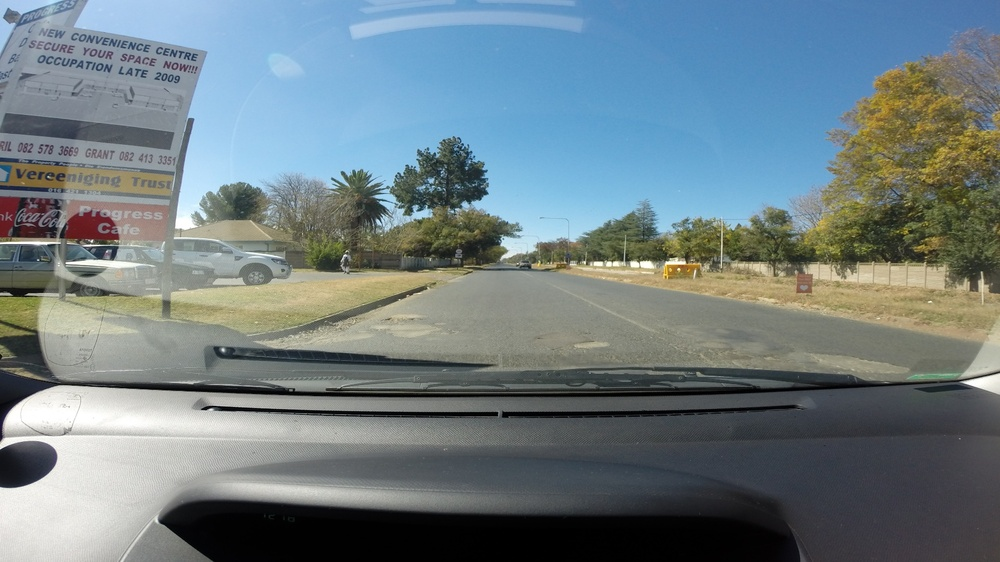
#> input picture img_processing/input_images/images/G0011196.jpg, 1000 x 562 px, shrunk from 1920 x 1080 before the run, found by its file name; its folder holds only this picture in this run
$ jupyter execute --allow-errors RoadDamage_Cloud.ipynb   (shell and % lines are left out)
#> lines starting #> are read from the running program, lines starting #| are printed output that depends on the picture; after the words box and inside, x2 and y2 are one past the last pixel; in counts of white or black regions, pixels touching at a corner belong together
<a href="https://colab.research.google.com/github/YuXuan20040221/GDpj/blob/cloud/RoadDamage_Cloud.ipynb" target="_parent"></a>

# 道路安全

注意事項:

* 需要用到GPU到 執行階段 > 變更執行階段類型去設定
* 打 "*" 號的地方是剛開始(打開colab)時需要執行的
* 要換資料集到"資料集設定" (旁邊的目錄有寫)
* 設定修改之後要先跑一次讓他寫進檔案才有效
* 調整參數到"訓練"

# *掛載 Google Drive
讓 Colab 讀取放在雲端硬碟的資料集
(這邊不用動)

[cell 1]
from google.colab import drive
drive.mount('/content/drive')

# *安裝相關套件

* 解yaml的
* 計算指標工具

先當作沒看到要轉成新的在下面

# 設定(yaml)

## 資料集設定:

自行修改資料集目錄路徑

[cell 2]
# 定義train.yaml ->
yaml_content = """
path: /content/drive/MyDrive/datasets  # 整體資料集根目錄
train: Processed/TL2GF/images # 訓練用資料夾位置
val: Processed/TL2GF/images # 驗證用資料夾位置

nc: 3 # 類別個數
names: names: ["pothole", "Linear crack", "alligator crack"] # 類別名稱[洞、裂縫、鱷魚裂紋]

"""

# 寫入雲端 ->
with open("/content/drive/MyDrive/datasets/train.yaml", "w") as f:
    f.write(yaml_content)

# 訓練

# 整合資料
洞從yaml轉

linear crack 資料mask轉換成txt

[cell 3]
import os
import shutil
import json
import cv2
import numpy as np
from tqdm import tqdm

edmcrack_root = "/content/drive/MyDrive/datasets/EdmCrack600"
alligator_root = "/content/drive/MyDrive/datasets/ALLIGATOR CRACK-1.v1i.coco/train"
pothole_root = "/content/drive/MyDrive/datasets/Processed/TL2GF"

output_root = "/content/drive/MyDrive/datasets/cloudDataset"
images_out = os.path.join(output_root, "images")
labels_out = os.path.join(output_root, "labels")

os.makedirs(images_out, exist_ok=True)
os.makedirs(labels_out, exist_ok=True)

cls_map = {
    "pothole": 0,
    "linear_crack": 1,
    "alligator_crack": 2,
}

def mask_to_yolo(box, img_w, img_h):
    x_center = (box[0] + box[2]) / 2.0 / img_w
    y_center = (box[1] + box[3]) / 2.0 / img_h
    w = (box[2] - box[0]) / img_w
    h = (box[3] - box[1]) / img_h
    return [x_center, y_center, w, h]

print("開始轉換 EdmCrack600 (linear crack) ...")
edm_images_dir = os.path.join(edmcrack_root, "images")
edm_ann_dir = os.path.join(edmcrack_root, "annotations")

for fname in tqdm(os.listdir(edm_images_dir)):
    if not fname.endswith((".png", ".jpg", ".jpeg")):
        continue
    img_path = os.path.join(edm_images_dir, fname)
    ann_path = os.path.join(edm_ann_dir, fname)

    shutil.copy(img_path, os.path.join(images_out, fname))

    img = cv2.imread(img_path)
#> img is the input picture: shape (562, 1000, 3); mean B, G, R 130.8, 126.1, 111.3
    h, w = img.shape[:2]

    mask = cv2.imread(ann_path, cv2.IMREAD_GRAYSCALE)
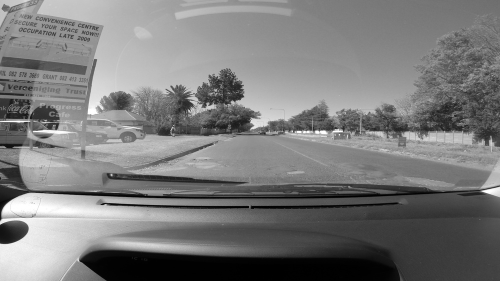
#> mask: shape (562, 1000) (shown at 1/2 size); min 0, max 255, mean 122.2
    _, binary = cv2.threshold(mask, 127, 255, cv2.THRESH_BINARY)
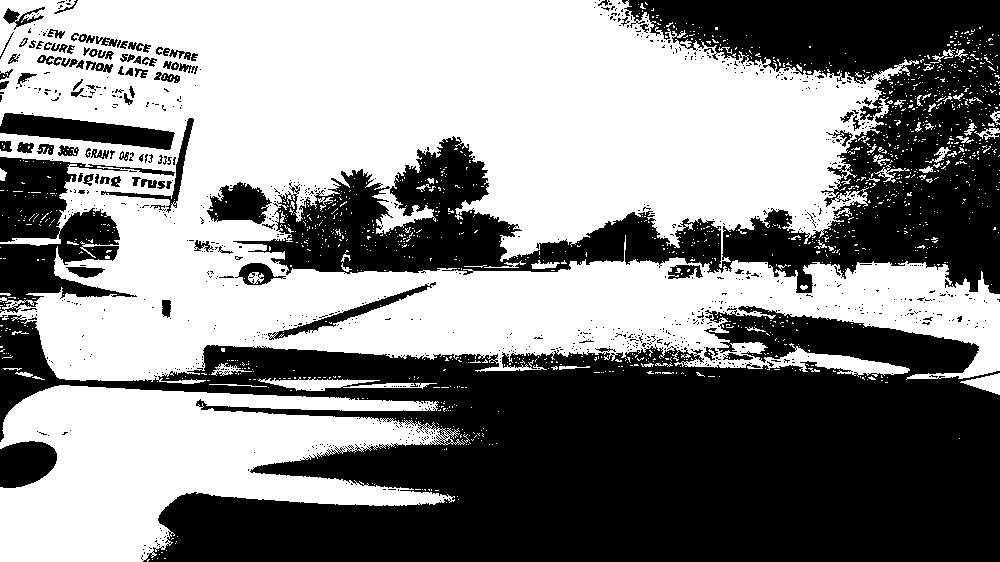
#> binary: shape (562, 1000); 52.7% white; 941 black regions (843 under 20 px)
    contours, _ = cv2.findContours(binary, cv2.RETR_EXTERNAL, cv2.CHAIN_APPROX_SIMPLE)
#> contours = 1348 contours, 1324 with area under 20; largest, box (x1, y1, x2, y2) and area: (0, 0, 1000, 384) 248328, (0, 385, 465, 562) 46601, (258, 377, 437, 391) 867, (960, 373, 1000, 395) 396, (211, 363, 252, 376) 144

    yolo_boxes = []
    for cnt in contours:
        x, y, bw, bh = cv2.boundingRect(cnt)
        if bw > 5 and bh > 5:
            box = [x, y, x + bw, y + bh]
            yolo_box = mask_to_yolo(box, w, h)
            yolo_boxes.append(yolo_box)
#> this loop made 1348 passes
#> (x, y, bw, bh, box, x_center in mask_to_yolo, y_center in mask_to_yolo, w in mask_to_yolo) on pass 39: (463, 434, 7, 9, [463, 434, 470, 443], 0.467, 0.78, 0.007)
#> after the loop, yolo_boxes = 58 items, first 6: [0.467, 0.78, 0.007, 0.016], [0.233, 0.843, 0.465, 0.315], [0.347, 0.683, 0.179, 0.0249], [0.98, 0.683, 0.04, 0.0391], [0.232, 0.657, 0.041, 0.0231], [0.782, 0.475, 0.009, 0.0107]

    txt_path = os.path.join(labels_out, os.path.splitext(fname)[0] + ".txt")
    with open(txt_path, "w") as f:
        for box in yolo_boxes:
            f.write(f"1 {' '.join(map(str, box))}\n")
#> this loop made 58 passes

print("EdmCrack600 轉換完成！")

print("開始轉換 Alligator Crack COCO 格式 ...")
coco_json_path = os.path.join(alligator_root, "_annotations.coco.json")

#> (the rest of this cell did not finish here and is left out)

分割資料集（建立 train/val）

[cell 4]
import os
import random
import shutil

# 資料根目錄
root = "/content/drive/MyDrive/datasets/cloudDataset"
images_dir = os.path.join(root, "images")
labels_dir = os.path.join(root, "labels")

# 分割後輸出資料夾
train_img_dir = os.path.join(root, "train/images")
train_label_dir = os.path.join(root, "train/labels")
val_img_dir = os.path.join(root, "val/images")
val_label_dir = os.path.join(root, "val/labels")

# 建立資料夾
os.makedirs(train_img_dir, exist_ok=True)
os.makedirs(train_label_dir, exist_ok=True)
os.makedirs(val_img_dir, exist_ok=True)
os.makedirs(val_label_dir, exist_ok=True)

# 所有圖檔
all_images = [f for f in os.listdir(images_dir) if f.endswith((".png", ".jpg", ".jpeg"))]
#> all_images = ['G0011196.jpg']
random.shuffle(all_images)

# 分割比例
split_ratio = 0.8
split_index = int(len(all_images) * split_ratio)
#> split_index = 0

train_files = all_images[:split_index]
#> train_files = []
val_files = all_images[split_index:]
#> val_files = ['G0011196.jpg']

def copy_split_data(file_list, img_src_dir, label_src_dir, img_dst_dir, label_dst_dir):
    for f in file_list:
        # 複製圖像
        shutil.copy(os.path.join(img_src_dir, f), os.path.join(img_dst_dir, f))

        # 複製標註
        label_name = os.path.splitext(f)[0] + ".txt"
        src_label_path = os.path.join(label_src_dir, label_name)
        dst_label_path = os.path.join(label_dst_dir, label_name)

        if os.path.exists(src_label_path):
            shutil.copy(src_label_path, dst_label_path)
        else:
            print(f"⚠️ 找不到標註檔案：{label_name}")
#> this loop made 0 passes

# 執行分割與複製
copy_split_data(train_files, images_dir, labels_dir, train_img_dir, train_label_dir)
copy_split_data(val_files, images_dir, labels_dir, val_img_dir, val_label_dir)
#> the loop in copy_split_data (call 2), `for f in file_list:` made 1 pass

print("✅ 資料分割完成！")
print(f"訓練集圖片數量：{len(train_files)}")
#| 訓練集圖片數量：0
print(f"驗證集圖片數量：{len(val_files)}")
#| 驗證集圖片數量：1

train.yaml

[cell 5]
import os

output_root = "/content/drive/MyDrive/datasets/cloudDataset"

yaml_path = os.path.join(output_root, "train.yaml")
yaml_content = f"""
path: {output_root}
train: train/images
val: val/images
nc: 3
names: ["pothole", "linear crack", "alligator crack"]
"""

with open(yaml_path, "w") as f:
    f.write(yaml_content.strip())

print(f"✅ train.yaml 已成功寫入：{yaml_path}")
#| ✅ train.yaml 已成功寫入：/content/drive/MyDrive/datasets/cloudDataset/train.yaml

## 資料加載
將YOLO格式轉成faster R-CNN資料格式

[cell 6]
import torch
import torchvision
from torch.utils.data import DataLoader, Dataset
from torchvision.models.detection import fasterrcnn_resnet50_fpn
from PIL import Image
import torchvision.transforms as T
import os
import yaml

# ==========================
# Dataset 部分
# ==========================
class YoloToFasterRCNNDataset(Dataset):
    # [18 lines left out: function __init__, not called in this run]

    def __len__(self):
        return len(self.image_paths)

    # [37 lines left out: function __getitem__, not called in this run]

[cell 7]
import os

labels_path = "/content/drive/MyDrive/datasets/cloudDataset/labels"
empty_labels = []

#> (the rest of this cell did not finish here and is left out)

## 訓練主程式

[cell 8]
import os
import time
import torch
import pandas as pd
from PIL import Image
from torchvision.models.detection import fasterrcnn_resnet50_fpn
from torchvision.models.detection.faster_rcnn import FastRCNNPredictor
from torch.utils.data import DataLoader, Dataset
from torchvision.transforms import functional as F
from torchmetrics.detection.mean_ap import MeanAveragePrecision

# ===========================
# 1. Dataset 定義（過濾空標註）
# ===========================
class YoloToFasterRCNNDataset(Dataset):
    def __init__(self, image_dir, label_dir, transforms=None):
        all_images = sorted([
            fname for fname in os.listdir(image_dir)
            if fname.endswith(('.jpg', '.jpeg', '.png'))
        ])

        # 過濾出有非空標註的圖片檔名
        self.image_paths = []
        for fname in all_images:
            label_path = os.path.join(label_dir, os.path.splitext(fname)[0] + ".txt")
            if os.path.exists(label_path) and os.path.getsize(label_path) > 0:
                self.image_paths.append(os.path.join(image_dir, fname))
#> after the loop, self.image_paths = []

        self.label_dir = label_dir
        self.transforms = transforms

    def __len__(self):
        return len(self.image_paths)

    # [62 lines left out: functions __getitem__, evaluate_model, not called in this run]


# ===========================
# 3. 設定 Dataset 與 DataLoader
# ===========================
train_dataset = YoloToFasterRCNNDataset(
    image_dir="/content/drive/MyDrive/datasets/cloudDataset/train/images",
    label_dir="/content/drive/MyDrive/datasets/cloudDataset/train/labels"
)
val_dataset = YoloToFasterRCNNDataset(
    image_dir="/content/drive/MyDrive/datasets/cloudDataset/val/images",
    label_dir="/content/drive/MyDrive/datasets/cloudDataset/val/labels"
)
#> the loop in __init__ (call 2), `for fname in all_images:` made 1 pass

#> (the rest of this cell did not finish here and is left out)

$ run again, on img_processing/input_images/images/G0011494.jpg
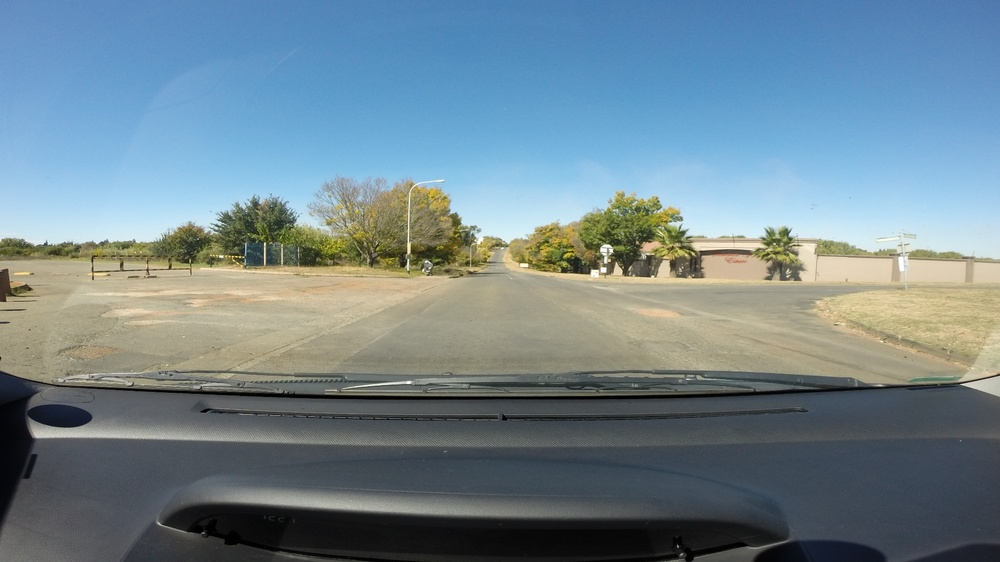
#> input picture img_processing/input_images/images/G0011494.jpg, 1000 x 562 px, shrunk from 1920 x 1080 before the run, found by its file name
#> img is the input picture: shape (562, 1000, 3); mean B, G, R 143.4, 133.9, 113.6
#> `mask = cv2.imread(ann_path, cv2.IMREAD_GRAYSCALE)`:
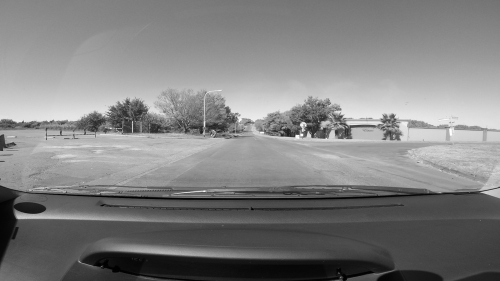
#> mask: shape (562, 1000) (shown at 1/2 size); min 0, max 255, mean 128.9
#> `_, binary = cv2.threshold(mask, 127, 255, cv2.THRESH_BINARY)`:
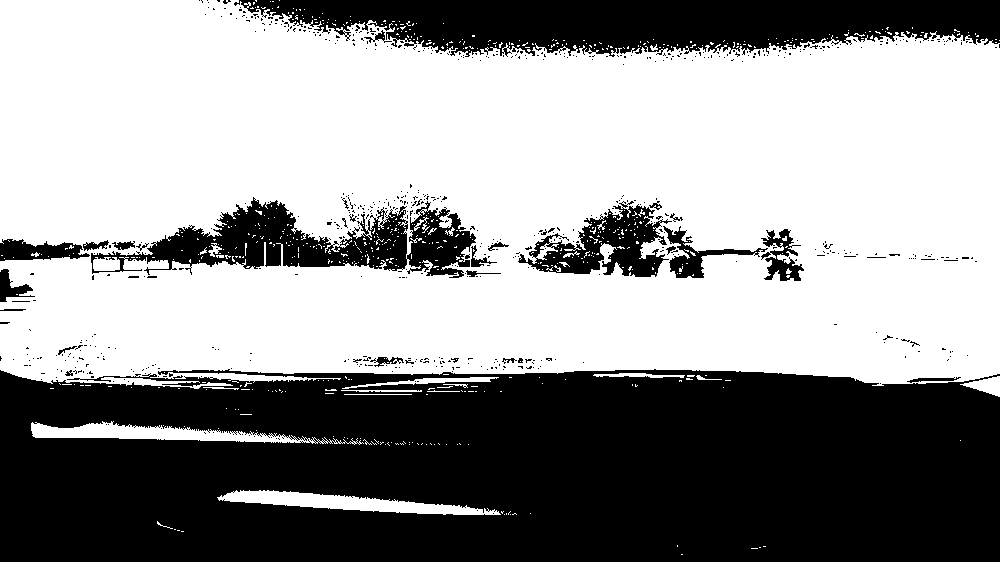
#> binary: shape (562, 1000); 58.4% white; 632 black regions (603 under 20 px)
#> contours = 317 contours, 310 with area under 20; largest, box (x1, y1, x2, y2) and area: (0, 0, 1000, 389) 340772, (217, 490, 501, 515) 2829, (31, 421, 364, 445) 2776, (342, 377, 499, 389) 390, (960, 376, 1000, 397) 374, (593, 373, 685, 378) 176, (341, 390, 422, 392) 56
#> the loop `for cnt in contours:` made 317 passes
#> (x, y, bw, bh, box, x_center in mask_to_yolo, y_center in mask_to_yolo, w in mask_to_yolo) on passes 9, 17, 41, 50: (157, 521, 16, 8, [157, 521, 173, 529], 0.165, 0.934, 0.016), (217, 490, 284, 25, [217, 490, 501, 515], 0.359, 0.894, 0.284), (363, 439, 9, 6, [363, 439, 372, 445], 0.367, 0.786, 0.009), (31, 421, 333, 24, [31, 421, 364, 445], 0.198, 0.77, 0.333)
#> after the loop `for cnt in contours:`: yolo_boxes = [[0.165, 0.934, 0.016, 0.0142], [0.359, 0.894, 0.284, 0.0445], [0.367, 0.786, 0.009, 0.0107], [0.198, 0.77, 0.333, 0.0427], [0.42, 0.681, 0.157, 0.0214], [0.98, 0.688, 0.04, 0.0374], [0.654, 0.0845, 0.008, 0.0125], [0.5, 0.346, 1, 0.692]]
#> the loop `for box in yolo_boxes:` made 8 passes
#> `all_images = [f for f in os.listdir(images_dir) if f.endswith((".png",..`: all_images = ['G0011494.jpg']
#> split_index = 0
#> train_files = []
#> val_files = ['G0011494.jpg']
#> the loop in copy_split_data (call 2), `for f in file_list:` made 1 pass
#| 訓練集圖片數量：0
#| 驗證集圖片數量：1
#| ✅ train.yaml 已成功寫入：/content/drive/MyDrive/datasets/cloudDataset/train.yaml
#> after the loop in __init__, `for fname in all_images:`: self.image_paths = []
#> the loop in __init__ (call 2), `for fname in all_images:` made 1 pass

$ run again, on img_processing/input_images/images/G0011524.jpg
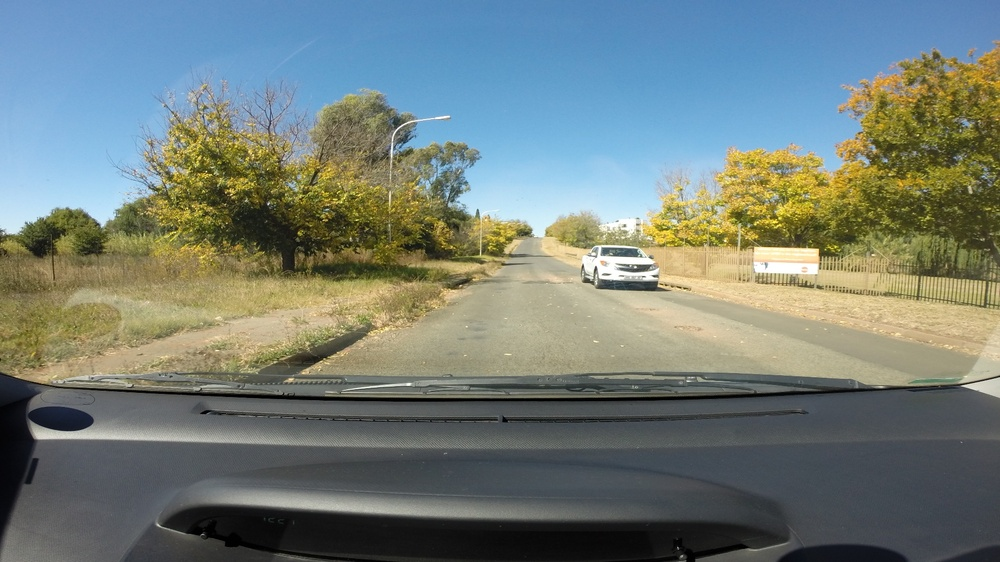
#> input picture img_processing/input_images/images/G0011524.jpg, 1000 x 562 px, shrunk from 1920 x 1080 before the run, found by its file name
#> img is the input picture: shape (562, 1000, 3); mean B, G, R 120.9, 126.8, 115.4
#> `mask = cv2.imread(ann_path, cv2.IMREAD_GRAYSCALE)`:
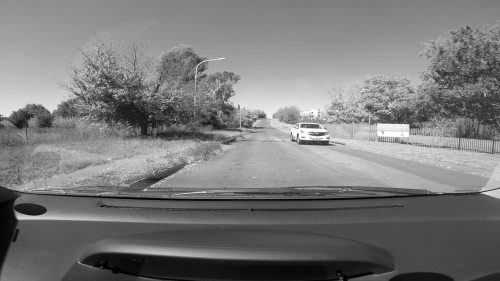
#> mask: shape (562, 1000) (shown at 1/2 size); min 0, max 255, mean 122.7
#> `_, binary = cv2.threshold(mask, 127, 255, cv2.THRESH_BINARY)`:
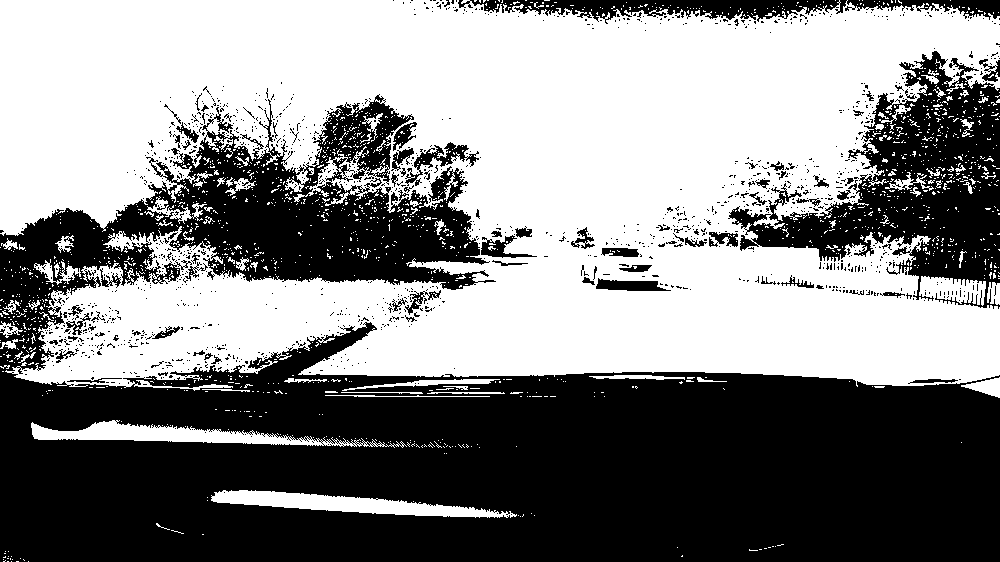
#> binary: shape (562, 1000); 52.9% white; 1339 black regions (1259 under 20 px)
#> contours = 1571 contours, 1532 with area under 20; largest, box (x1, y1, x2, y2) and area: (0, 0, 1000, 391) 286628, (31, 420, 407, 448) 3474, (211, 490, 517, 518) 3465, (342, 379, 500, 391) 401, (147, 196, 207, 224) 372
#> the loop `for cnt in contours:` made 1571 passes
#> (x, y, bw, bh, box, x_center in mask_to_yolo, y_center in mask_to_yolo, w in mask_to_yolo) on passes 29, 38: (156, 523, 14, 7, [156, 523, 170, 530], 0.163, 0.937, 0.014), (211, 490, 306, 28, [211, 490, 517, 518], 0.364, 0.897, 0.306)
#> after the loop `for cnt in contours:`: yolo_boxes = 71 items, first 6: [0.163, 0.937, 0.014, 0.0125], [0.364, 0.897, 0.306, 0.0498], [0.438, 0.791, 0.008, 0.0125], [0.219, 0.772, 0.376, 0.0498], [0.421, 0.685, 0.158, 0.0214], [0.981, 0.69, 0.039, 0.0374]
#> the loop `for box in yolo_boxes:` made 71 passes
#> `all_images = [f for f in os.listdir(images_dir) if f.endswith((".png",..`: all_images = ['G0011524.jpg']
#> split_index = 0
#> train_files = []
#> val_files = ['G0011524.jpg']
#> the loop in copy_split_data (call 2), `for f in file_list:` made 1 pass
#| 訓練集圖片數量：0
#| 驗證集圖片數量：1
#| ✅ train.yaml 已成功寫入：/content/drive/MyDrive/datasets/cloudDataset/train.yaml
#> after the loop in __init__, `for fname in all_images:`: self.image_paths = []
#> the loop in __init__ (call 2), `for fname in all_images:` made 1 pass
